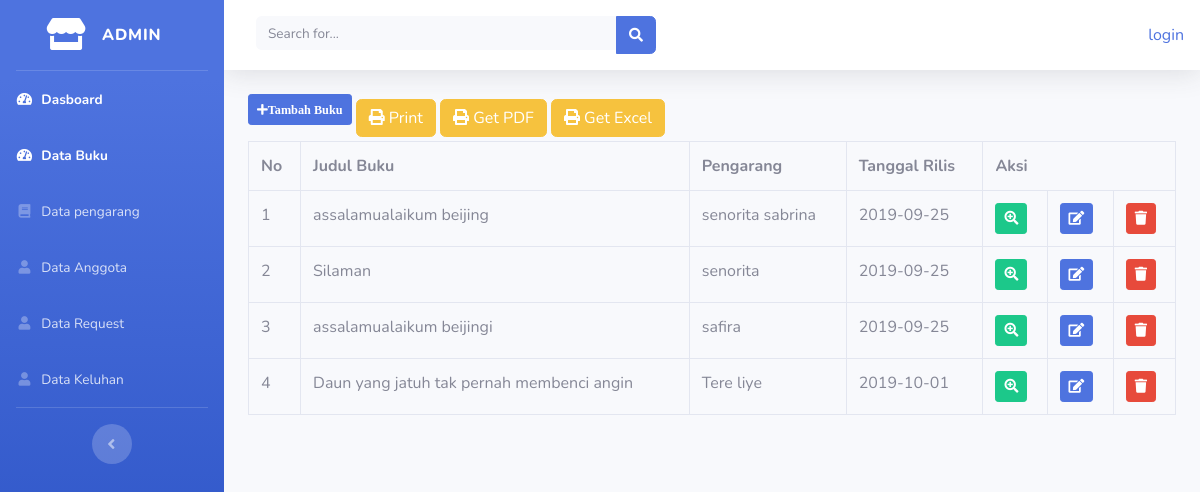
The app's page /index.php/admin/data_buku with its own data.
### tables this page shows
CREATE TABLE `buku` (
  `id_buku` int(20) NOT NULL,
  `judul_buku` varchar(50) NOT NULL,
  `id_pengarang` int(11) NOT NULL,
  `rilis` date NOT NULL,
  `sinopsis` text NOT NULL,
  `kategori` varchar(50) NOT NULL,
  `link` varchar(200) NOT NULL,
  `foto` varchar(100) NOT NULL
);

CREATE TABLE `pengarang` (
  `id_pengarang` int(11) NOT NULL,
  `nama_pengarang` varchar(50) NOT NULL,
  `email` varchar(30) NOT NULL,
  `foto_pengarang` varchar(100) NOT NULL
);

### application/controllers/admin/data_buku.php (called while the page is built, shortened)
<?php
class Data_buku extends CI_Controller{
	public function index()
	{
		$data['buku'] = $this->model_buku->tampil_data()->result();
		$data['pengarang'] = $this->model_buku->tampil_data_pengarang()->result();
		$this->load->view('templates_admin/header');
		$this->load->view('templates_admin/sidebar');
		$this->load->view('admin/data_buku', $data);
		$this->load->view('templates_admin/footer');
	}
}

### index.php (called while the page is built, shortened)
<?php
require_once BASEPATH.'core/CodeIgniter.php';

### application/models/model_buku.php (called while the page is built, shortened)
<?php
class Model_buku extends CI_Model{
	public function tampil_data(){
		$this->db->select('*');
		$this->db->from('buku');
		$this->db->join('pengarang','pengarang.id_pengarang=buku.id_pengarang');
		return $this->db->get();
	}
}

### application/views/admin/data_buku.php (the view, shortened to what this page needs)
<div class="container-fluid">
	<button class="btn btn-sm btn-primary mb-3" data-toggle="modal" data-target="#tambah_buku"><i class="fas fa-plus fa-sm">Tambah Buku</i></button>
	<a class="btn btn-warning" href="<?php echo base_url('admin/data_buku/print') ?>"><i class="fa fa-print"></i> Print</a>
	<a class="btn btn-warning" href="<?php echo base_url('admin/data_mahasiswa/pdf') ?>"><i class="fa fa-print"></i> Get PDF</a>
	<a class="btn btn-warning" href="<?php echo base_url('admin/data_mahasiswa/excel') ?>"><i class="fa fa-print"></i> Get Excel</a>
	<table class="table table-bordered">
		<tr>
			<th>No</th>
			<th>Judul Buku</th>
			<th>Pengarang</th>
			<th>Tanggal Rilis</th>
			<th colspan="3">Aksi</th>
		</tr>
		<?php
		$no = 1;
		foreach ($buku as $bk) : ?>
			<tr>
				<td><?php echo $no++ ?></td>
				<td><?php echo $bk->judul_buku ?></td>
				<td><?php echo $bk->nama_pengarang ?></td>
				<td><?php echo $bk->rilis ?></td>
				<td><?php echo anchor('admin/data_buku/detail/' . $bk->id_buku, '<div class="btn btn-success btn-sm"><i class="fa fa-search-plus"></i></div>') ?></td>
				<td><?php echo anchor('admin/data_buku/edit/' . $bk->id_buku, '<div class="btn btn-primary btn-sm"><i class="fas fa-edit"></i></div>') ?></td>
				<td onclick="javascript: return confirm('Anda yakin hapus ?')"><?php echo anchor('admin/data_buku/hapus/' . $bk->id_buku, '<div class="btn btn-danger btn-sm"><i class="fas fa-trash"></i></div>') ?></td>
			</tr>
		<?php endforeach; ?>
	</table>
</div>

### records on screen
buku: judul_buku "assalamualaikum beijing", id_pengarang.nama_pengarang "senorita sabrina", rilis "2019-09-25"
buku: judul_buku "Silaman", id_pengarang.nama_pengarang "senorita", rilis "2019-09-25"
buku: judul_buku "assalamualaikum beijingi", id_pengarang.nama_pengarang "safira", rilis "2019-09-25"
buku: judul_buku "Daun yang jatuh tak pernah membenci angin", id_pengarang.nama_pengarang "Tere liye", rilis "2019-10-01"

### other values on screen
anchor('auth/login', 'login') "login"
